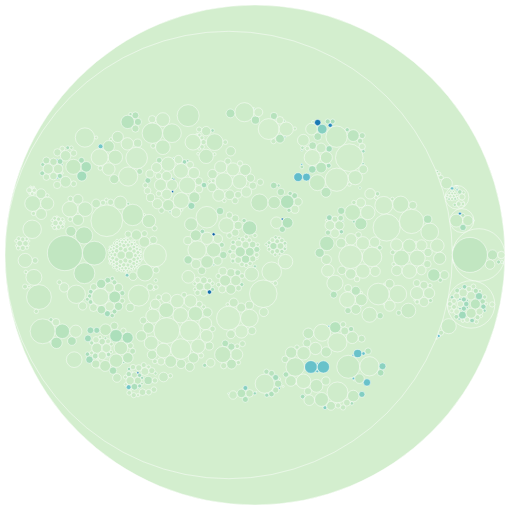

Here is the notebook cell this chart was saved with:
### Code cell
desc = cm.vega.vis_ages(ages, height=500, width=500)
Vega(desc)

### Figure 1 — Vega specification as saved in the notebook (floating-point values rounded to 4 significant figures; data arrays with more than 128 entries replaced by an {"elided": "..."} marker saying what was removed)
{"$schema": "https://vega.github.io/schema/vega/v4.json", "autosize": "none", "data": [{"name": "tree", "transform": [{"key": "id", "parentKey": "parent", "type": "stratify"}, {"field": "size", "size": [{"signal": "width"}, {"signal": "height"}], "sort": {"field": "value", "order": "descending"}, "type": "pack"}], "values": {"elided": "1013 records"}}], "height": 500, "marks": [{"encode": {"enter": {"fill": {"field": "intensity", "scale": "color"}, "shape": {"value": "circle"}, "tooltip": {"signal": "datum.path + (datum.intensity ? ', ' + datum.intensity + ' days' : '') + (datum.size ? ', ' + datum.size + ' lines' : '')"}}, "hover": {"stroke": {"value": "black"}, "strokeWidth": {"value": 2}}, "update": {"size": {"signal": "4 * datum.r * datum.r"}, "stroke": {"value": "white"}, "strokeWidth": {"value": 0.5}, "x": {"field": "x"}, "y": {"field": "y"}}}, "from": {"data": "tree"}, "type": "symbol"}], "padding": 5, "scales": [{"domain": {"data": "tree", "field": "intensity"}, "domainMin": 0, "name": "color", "range": {"scheme": "greenblue"}, "type": "linear"}], "width": 500}
